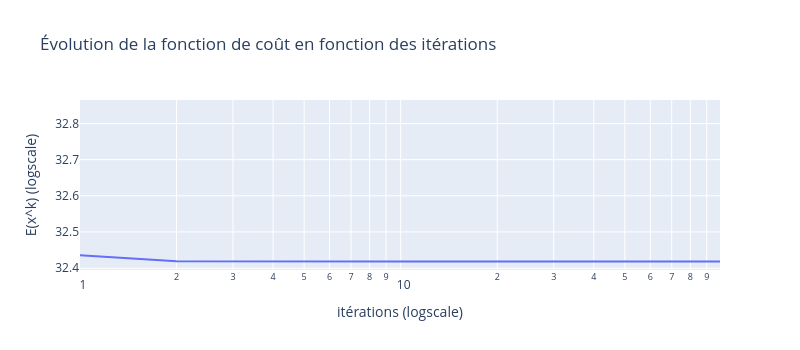

Here is the notebook cell this chart was saved with:
### Markdown cell above
## **Affichage des resultats**

### Code cell
# plot cost function
plt_cost = pandas.DataFrame({'x':np.arange(Niter), 'y':En, 'legend':'cost', 'type':'cost_function'})

fig = express.line(plt_cost,
              x='x', 
              y='y', 
              log_x=True, log_y=True,
              labels={'x':'itérations (logscale)','y':'E(x^k) (logscale)'},
              title='Évolution de la fonction de coût en fonction des itérations',
              width=800, height=350)
fig.show()

### Figure 1 — Plotly figure (JSON) as saved in the notebook; plotly's stock layout.template omitted (floating-point values rounded to 4 significant figures)
{"data": [{"hovertemplate": "itérations (logscale)=%{x}<br>E(x^k) (logscale)=%{y}<extra></extra>", "legendgroup": "", "line": {"color": "#636efa", "dash": "solid"}, "marker": {"symbol": "circle"}, "mode": "lines", "name": "", "orientation": "v", "showlegend": false, "type": "scatter", "x": [0, 1, 2, 3, 4, 5, 6, 7, 8, 9, 10, 11, 12, 13, 14, 15, 16, 17, 18, 19, 20, 21, 22, 23, 24, 25, 26, 27, 28, 29, 30, 31, 32, 33, 34, 35, 36, 37, 38, 39, 40, 41, 42, 43, 44, 45, 46, 47, 48, 49, 50, 51, 52, 53, 54, 55, 56, 57, 58, 59, 60, 61, 62, 63, 64, 65, 66, 67, 68, 69, 70, 71, 72, 73, 74, 75, 76, 77, 78, 79, 80, 81, 82, 83, 84, 85, 86, 87, 88, 89, 90, 91, 92, 93, 94, 95, 96, 97, 98, 99], "xaxis": "x", "y": [32.84, 32.44, 32.42, 32.42, 32.42, 32.42, 32.42, 32.42, 32.42, 32.42, 32.42, 32.42, 32.42, 32.42, 32.42, 32.42, 32.42, 32.42, 32.42, 32.42, 32.42, 32.42, 32.42, 32.42, 32.42, 32.42, 32.42, 32.42, 32.42, 32.42, 32.42, 32.42, 32.42, 32.42, 32.42, 32.42, 32.42, 32.42, 32.42, 32.42, 32.42, 32.42, 32.42, 32.42, 32.42, 32.42, 32.42, 32.42, 32.42, 32.42, 32.42, 32.42, 32.42, 32.42, 32.42, 32.42, 32.42, 32.42, 32.42, 32.42, 32.42, 32.42, 32.42, 32.42, 32.42, 32.42, 32.42, 32.42, 32.42, 32.42, 32.42, 32.42, 32.42, 32.42, 32.42, 32.42, 32.42, 32.42, 32.42, 32.42, 32.42, 32.42, 32.42, 32.42, 32.42, 32.42, 32.42, 32.42, 32.42, 32.42, 32.42, 32.42, 32.42, 32.42, 32.42, 32.42, 32.42, 32.42, 32.42, 32.42], "yaxis": "y"}], "layout": {"height": 350, "legend": {"tracegroupgap": 0}, "title": {"text": "Évolution de la fonction de coût en fonction des itérations"}, "width": 800, "xaxis": {"anchor": "y", "domain": [0, 1], "title": {"text": "itérations (logscale)"}, "type": "log"}, "yaxis": {"anchor": "x", "domain": [0, 1], "title": {"text": "E(x^k) (logscale)"}, "type": "log"}}}
